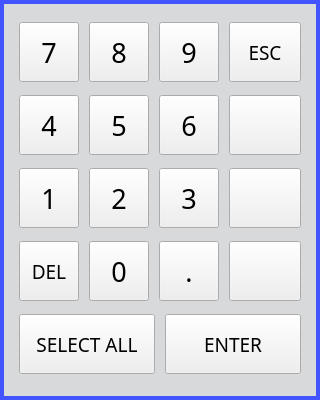
<?xml version="1.0" encoding="UTF-8"?>
<ui version="4.0">
 <class>Dialog</class>
 <widget class="QDialog" name="Dialog">
  <property name="windowModality">
   <enum>Qt::NonModal</enum>
  </property>
  <property name="geometry">
   <rect>
    <x>0</x>
    <y>0</y>
    <width>320</width>
    <height>400</height>
   </rect>
  </property>
  <property name="focusPolicy">
   <enum>Qt::NoFocus</enum>
  </property>
  <property name="windowTitle">
   <string>Dialog</string>
  </property>
  <layout class="QVBoxLayout" name="verticalLayout">
   <property name="spacing">
    <number>0</number>
   </property>
   <property name="sizeConstraint">
    <enum>QLayout::SetFixedSize</enum>
   </property>
   <property name="leftMargin">
    <number>0</number>
   </property>
   <property name="topMargin">
    <number>0</number>
   </property>
   <property name="rightMargin">
    <number>0</number>
   </property>
   <property name="bottomMargin">
    <number>0</number>
   </property>
   <item>
    <widget class="QFrame" name="frame">
     <property name="sizePolicy">
      <sizepolicy hsizetype="Fixed" vsizetype="Fixed">
       <horstretch>0</horstretch>
       <verstretch>0</verstretch>
      </sizepolicy>
     </property>
     <property name="minimumSize">
      <size>
       <width>320</width>
       <height>400</height>
      </size>
     </property>
     <property name="maximumSize">
      <size>
       <width>320</width>
       <height>400</height>
      </size>
     </property>
     <property name="styleSheet">
      <string notr="true">QFrame{
    border-style: solid;
    border-width: 4px;
    border-color: rgb(65, 84, 255);
    border-radius: 0px;
    background: rgb(216, 217, 218);
}</string>
     </property>
     <property name="frameShape">
      <enum>QFrame::StyledPanel</enum>
     </property>
     <property name="frameShadow">
      <enum>QFrame::Raised</enum>
     </property>
     <layout class="QVBoxLayout" name="verticalLayout_2">
      <property name="spacing">
       <number>10</number>
      </property>
      <property name="leftMargin">
       <number>15</number>
      </property>
      <property name="topMargin">
       <number>15</number>
      </property>
      <property name="rightMargin">
       <number>15</number>
      </property>
      <property name="bottomMargin">
       <number>15</number>
      </property>
      <item>
       <layout class="QHBoxLayout" name="horizontalLayout_2">
        <property name="spacing">
         <number>10</number>
        </property>
        <item>
         <widget class="VKBKey" name="np7">
          <property name="sizePolicy">
           <sizepolicy hsizetype="Fixed" vsizetype="Fixed">
            <horstretch>0</horstretch>
            <verstretch>0</verstretch>
           </sizepolicy>
          </property>
          <property name="minimumSize">
           <size>
            <width>60</width>
            <height>60</height>
           </size>
          </property>
          <property name="maximumSize">
           <size>
            <width>60</width>
            <height>60</height>
           </size>
          </property>
          <property name="font">
           <font>
            <family>Bebas Kai</family>
            <pointsize>20</pointsize>
            <weight>50</weight>
            <italic>false</italic>
            <bold>false</bold>
           </font>
          </property>
          <property name="focusPolicy">
           <enum>Qt::NoFocus</enum>
          </property>
          <property name="styleSheet">
           <string notr="true"/>
          </property>
          <property name="text">
           <string>7</string>
          </property>
          <property name="buttonColorGroup" stdset="0">
           <string>light_white</string>
          </property>
         </widget>
        </item>
        <item>
         <widget class="VKBKey" name="np8">
          <property name="sizePolicy">
           <sizepolicy hsizetype="Fixed" vsizetype="Fixed">
            <horstretch>0</horstretch>
            <verstretch>0</verstretch>
           </sizepolicy>
          </property>
          <property name="minimumSize">
           <size>
            <width>60</width>
            <height>60</height>
           </size>
          </property>
          <property name="maximumSize">
           <size>
            <width>60</width>
            <height>60</height>
           </size>
          </property>
          <property name="font">
           <font>
            <family>Bebas Kai</family>
            <pointsize>20</pointsize>
            <weight>50</weight>
            <italic>false</italic>
            <bold>false</bold>
           </font>
          </property>
          <property name="focusPolicy">
           <enum>Qt::NoFocus</enum>
          </property>
          <property name="styleSheet">
           <string notr="true"/>
          </property>
          <property name="text">
           <string>8</string>
          </property>
          <property name="buttonColorGroup" stdset="0">
           <string>light_white</string>
          </property>
         </widget>
        </item>
        <item>
         <widget class="VKBKey" name="np9">
          <property name="sizePolicy">
           <sizepolicy hsizetype="Fixed" vsizetype="Fixed">
            <horstretch>0</horstretch>
            <verstretch>0</verstretch>
           </sizepolicy>
          </property>
          <property name="minimumSize">
           <size>
            <width>60</width>
            <height>60</height>
           </size>
          </property>
          <property name="maximumSize">
           <size>
            <width>60</width>
            <height>60</height>
           </size>
          </property>
          <property name="font">
           <font>
            <family>Bebas Kai</family>
            <pointsize>20</pointsize>
            <weight>50</weight>
            <italic>false</italic>
            <bold>false</bold>
           </font>
          </property>
          <property name="focusPolicy">
           <enum>Qt::NoFocus</enum>
          </property>
          <property name="styleSheet">
           <string notr="true"/>
          </property>
          <property name="text">
           <string>9</string>
          </property>
          <property name="buttonColorGroup" stdset="0">
           <string>light_white</string>
          </property>
         </widget>
        </item>
        <item>
         <widget class="VKBKey" name="esc">
          <property name="sizePolicy">
           <sizepolicy hsizetype="Preferred" vsizetype="Fixed">
            <horstretch>0</horstretch>
            <verstretch>0</verstretch>
           </sizepolicy>
          </property>
          <property name="minimumSize">
           <size>
            <width>60</width>
            <height>60</height>
           </size>
          </property>
          <property name="sizeIncrement">
           <size>
            <width>0</width>
            <height>0</height>
           </size>
          </property>
          <property name="baseSize">
           <size>
            <width>0</width>
            <height>0</height>
           </size>
          </property>
          <property name="font">
           <font>
            <family>Bebas Kai</family>
            <pointsize>14</pointsize>
            <weight>50</weight>
            <italic>false</italic>
            <bold>false</bold>
           </font>
          </property>
          <property name="focusPolicy">
           <enum>Qt::NoFocus</enum>
          </property>
          <property name="styleSheet">
           <string notr="true">font: 14pt &quot;Bebas Kai&quot;;</string>
          </property>
          <property name="text">
           <string>ESC</string>
          </property>
          <property name="key" stdset="0">
           <string>Esc</string>
          </property>
         </widget>
        </item>
       </layout>
      </item>
      <item>
       <layout class="QHBoxLayout" name="horizontalLayout_3">
        <property name="spacing">
         <number>10</number>
        </property>
        <item>
         <widget class="VKBKey" name="np4">
          <property name="sizePolicy">
           <sizepolicy hsizetype="Fixed" vsizetype="Fixed">
            <horstretch>0</horstretch>
            <verstretch>0</verstretch>
           </sizepolicy>
          </property>
          <property name="minimumSize">
           <size>
            <width>60</width>
            <height>60</height>
           </size>
          </property>
          <property name="maximumSize">
           <size>
            <width>60</width>
            <height>60</height>
           </size>
          </property>
          <property name="font">
           <font>
            <family>Bebas Kai</family>
            <pointsize>20</pointsize>
            <weight>50</weight>
            <italic>false</italic>
            <bold>false</bold>
           </font>
          </property>
          <property name="focusPolicy">
           <enum>Qt::NoFocus</enum>
          </property>
          <property name="styleSheet">
           <string notr="true"/>
          </property>
          <property name="text">
           <string>4</string>
          </property>
          <property name="buttonColorGroup" stdset="0">
           <string>light_white</string>
          </property>
         </widget>
        </item>
        <item>
         <widget class="VKBKey" name="np5">
          <property name="sizePolicy">
           <sizepolicy hsizetype="Fixed" vsizetype="Fixed">
            <horstretch>0</horstretch>
            <verstretch>0</verstretch>
           </sizepolicy>
          </property>
          <property name="minimumSize">
           <size>
            <width>60</width>
            <height>60</height>
           </size>
          </property>
          <property name="maximumSize">
           <size>
            <width>60</width>
            <height>60</height>
           </size>
          </property>
          <property name="font">
           <font>
            <family>Bebas Kai</family>
            <pointsize>20</pointsize>
            <weight>50</weight>
            <italic>false</italic>
            <bold>false</bold>
           </font>
          </property>
          <property name="focusPolicy">
           <enum>Qt::NoFocus</enum>
          </property>
          <property name="styleSheet">
           <string notr="true"/>
          </property>
          <property name="text">
           <string>5</string>
          </property>
          <property name="buttonColorGroup" stdset="0">
           <string>light_white</string>
          </property>
         </widget>
        </item>
        <item>
         <widget class="VKBKey" name="np6">
          <property name="sizePolicy">
           <sizepolicy hsizetype="Fixed" vsizetype="Fixed">
            <horstretch>0</horstretch>
            <verstretch>0</verstretch>
           </sizepolicy>
          </property>
          <property name="minimumSize">
           <size>
            <width>60</width>
            <height>60</height>
           </size>
          </property>
          <property name="maximumSize">
           <size>
            <width>60</width>
            <height>60</height>
           </size>
          </property>
          <property name="font">
           <font>
            <family>Bebas Kai</family>
            <pointsize>20</pointsize>
            <weight>50</weight>
            <italic>false</italic>
            <bold>false</bold>
           </font>
          </property>
          <property name="focusPolicy">
           <enum>Qt::NoFocus</enum>
          </property>
          <property name="styleSheet">
           <string notr="true"/>
          </property>
          <property name="text">
           <string>6</string>
          </property>
          <property name="buttonColorGroup" stdset="0">
           <string>light_white</string>
          </property>
         </widget>
        </item>
        <item>
         <widget class="VKBKey" name="left_arrow">
          <property name="sizePolicy">
           <sizepolicy hsizetype="Preferred" vsizetype="Fixed">
            <horstretch>0</horstretch>
            <verstretch>0</verstretch>
           </sizepolicy>
          </property>
          <property name="minimumSize">
           <size>
            <width>60</width>
            <height>60</height>
           </size>
          </property>
          <property name="font">
           <font>
            <family>Bebas Kai</family>
            <pointsize>13</pointsize>
            <weight>50</weight>
            <italic>false</italic>
            <bold>false</bold>
           </font>
          </property>
          <property name="focusPolicy">
           <enum>Qt::NoFocus</enum>
          </property>
          <property name="styleSheet">
           <string notr="true"/>
          </property>
          <property name="text">
           <string/>
          </property>
          <property name="icon">
           <iconset>
            <normaloff>:/images/left_arrow.png</normaloff>:/images/left_arrow.png</iconset>
          </property>
          <property name="iconSize">
           <size>
            <width>30</width>
            <height>30</height>
           </size>
          </property>
          <property name="key" stdset="0">
           <string>Left</string>
          </property>
          <property name="buttonColorGroup" stdset="0">
           <string>blue_white</string>
          </property>
         </widget>
        </item>
       </layout>
      </item>
      <item>
       <layout class="QHBoxLayout" name="horizontalLayout_4">
        <property name="spacing">
         <number>10</number>
        </property>
        <item>
         <widget class="VKBKey" name="np1">
          <property name="sizePolicy">
           <sizepolicy hsizetype="Fixed" vsizetype="Fixed">
            <horstretch>0</horstretch>
            <verstretch>0</verstretch>
           </sizepolicy>
          </property>
          <property name="minimumSize">
           <size>
            <width>60</width>
            <height>60</height>
           </size>
          </property>
          <property name="maximumSize">
           <size>
            <width>60</width>
            <height>60</height>
           </size>
          </property>
          <property name="font">
           <font>
            <family>Bebas Kai</family>
            <pointsize>20</pointsize>
            <weight>50</weight>
            <italic>false</italic>
            <bold>false</bold>
           </font>
          </property>
          <property name="focusPolicy">
           <enum>Qt::NoFocus</enum>
          </property>
          <property name="styleSheet">
           <string notr="true"/>
          </property>
          <property name="text">
           <string>1</string>
          </property>
          <property name="buttonColorGroup" stdset="0">
           <string>light_white</string>
          </property>
         </widget>
        </item>
        <item>
         <widget class="VKBKey" name="np2">
          <property name="sizePolicy">
           <sizepolicy hsizetype="Fixed" vsizetype="Fixed">
            <horstretch>0</horstretch>
            <verstretch>0</verstretch>
           </sizepolicy>
          </property>
          <property name="minimumSize">
           <size>
            <width>60</width>
            <height>60</height>
           </size>
          </property>
          <property name="maximumSize">
           <size>
            <width>60</width>
            <height>60</height>
           </size>
          </property>
          <property name="font">
           <font>
            <family>Bebas Kai</family>
            <pointsize>20</pointsize>
            <weight>50</weight>
            <italic>false</italic>
            <bold>false</bold>
           </font>
          </property>
          <property name="focusPolicy">
           <enum>Qt::NoFocus</enum>
          </property>
          <property name="styleSheet">
           <string notr="true"/>
          </property>
          <property name="text">
           <string>2</string>
          </property>
          <property name="buttonColorGroup" stdset="0">
           <string>light_white</string>
          </property>
         </widget>
        </item>
        <item>
         <widget class="VKBKey" name="np3">
          <property name="sizePolicy">
           <sizepolicy hsizetype="Fixed" vsizetype="Fixed">
            <horstretch>0</horstretch>
            <verstretch>0</verstretch>
           </sizepolicy>
          </property>
          <property name="minimumSize">
           <size>
            <width>60</width>
            <height>60</height>
           </size>
          </property>
          <property name="maximumSize">
           <size>
            <width>60</width>
            <height>60</height>
           </size>
          </property>
          <property name="font">
           <font>
            <family>Bebas Kai</family>
            <pointsize>20</pointsize>
            <weight>50</weight>
            <italic>false</italic>
            <bold>false</bold>
           </font>
          </property>
          <property name="focusPolicy">
           <enum>Qt::NoFocus</enum>
          </property>
          <property name="styleSheet">
           <string notr="true"/>
          </property>
          <property name="text">
           <string>3</string>
          </property>
          <property name="buttonColorGroup" stdset="0">
           <string>light_white</string>
          </property>
         </widget>
        </item>
        <item>
         <widget class="VKBKey" name="right_arrow">
          <property name="sizePolicy">
           <sizepolicy hsizetype="Preferred" vsizetype="Fixed">
            <horstretch>0</horstretch>
            <verstretch>0</verstretch>
           </sizepolicy>
          </property>
          <property name="minimumSize">
           <size>
            <width>60</width>
            <height>60</height>
           </size>
          </property>
          <property name="font">
           <font>
            <family>Bebas Kai</family>
            <pointsize>13</pointsize>
            <weight>50</weight>
            <italic>false</italic>
            <bold>false</bold>
           </font>
          </property>
          <property name="focusPolicy">
           <enum>Qt::NoFocus</enum>
          </property>
          <property name="styleSheet">
           <string notr="true"/>
          </property>
          <property name="text">
           <string/>
          </property>
          <property name="icon">
           <iconset>
            <normaloff>:/images/right_arrow.png</normaloff>:/images/right_arrow.png</iconset>
          </property>
          <property name="iconSize">
           <size>
            <width>30</width>
            <height>30</height>
           </size>
          </property>
          <property name="key" stdset="0">
           <string>Right</string>
          </property>
          <property name="buttonColorGroup" stdset="0">
           <string>blue_white</string>
          </property>
         </widget>
        </item>
       </layout>
      </item>
      <item>
       <layout class="QHBoxLayout" name="horizontalLayout_5">
        <property name="spacing">
         <number>10</number>
        </property>
        <item>
         <widget class="VKBKey" name="dlt">
          <property name="sizePolicy">
           <sizepolicy hsizetype="Fixed" vsizetype="Fixed">
            <horstretch>0</horstretch>
            <verstretch>0</verstretch>
           </sizepolicy>
          </property>
          <property name="minimumSize">
           <size>
            <width>60</width>
            <height>60</height>
           </size>
          </property>
          <property name="maximumSize">
           <size>
            <width>60</width>
            <height>60</height>
           </size>
          </property>
          <property name="sizeIncrement">
           <size>
            <width>0</width>
            <height>0</height>
           </size>
          </property>
          <property name="baseSize">
           <size>
            <width>0</width>
            <height>0</height>
           </size>
          </property>
          <property name="font">
           <font>
            <family>Bebas Kai</family>
            <pointsize>14</pointsize>
            <weight>50</weight>
            <italic>false</italic>
            <bold>false</bold>
           </font>
          </property>
          <property name="focusPolicy">
           <enum>Qt::NoFocus</enum>
          </property>
          <property name="styleSheet">
           <string notr="true">font: 14pt &quot;Bebas Kai&quot;;</string>
          </property>
          <property name="text">
           <string>DEL</string>
          </property>
          <property name="key" stdset="0">
           <string>Del</string>
          </property>
         </widget>
        </item>
        <item>
         <widget class="VKBKey" name="np0">
          <property name="sizePolicy">
           <sizepolicy hsizetype="Fixed" vsizetype="Fixed">
            <horstretch>0</horstretch>
            <verstretch>0</verstretch>
           </sizepolicy>
          </property>
          <property name="minimumSize">
           <size>
            <width>60</width>
            <height>60</height>
           </size>
          </property>
          <property name="maximumSize">
           <size>
            <width>60</width>
            <height>60</height>
           </size>
          </property>
          <property name="font">
           <font>
            <family>Bebas Kai</family>
            <pointsize>20</pointsize>
            <weight>50</weight>
            <italic>false</italic>
            <bold>false</bold>
           </font>
          </property>
          <property name="focusPolicy">
           <enum>Qt::NoFocus</enum>
          </property>
          <property name="styleSheet">
           <string notr="true"/>
          </property>
          <property name="text">
           <string>0</string>
          </property>
          <property name="buttonColorGroup" stdset="0">
           <string>light_white</string>
          </property>
         </widget>
        </item>
        <item>
         <widget class="VKBKey" name="decimal">
          <property name="sizePolicy">
           <sizepolicy hsizetype="Fixed" vsizetype="Fixed">
            <horstretch>0</horstretch>
            <verstretch>0</verstretch>
           </sizepolicy>
          </property>
          <property name="minimumSize">
           <size>
            <width>60</width>
            <height>60</height>
           </size>
          </property>
          <property name="maximumSize">
           <size>
            <width>60</width>
            <height>60</height>
           </size>
          </property>
          <property name="font">
           <font>
            <family>Bebas Kai</family>
            <pointsize>20</pointsize>
           </font>
          </property>
          <property name="focusPolicy">
           <enum>Qt::NoFocus</enum>
          </property>
          <property name="styleSheet">
           <string notr="true"/>
          </property>
          <property name="text">
           <string>.</string>
          </property>
         </widget>
        </item>
        <item>
         <widget class="VKBKey" name="backspace">
          <property name="sizePolicy">
           <sizepolicy hsizetype="Preferred" vsizetype="Fixed">
            <horstretch>0</horstretch>
            <verstretch>0</verstretch>
           </sizepolicy>
          </property>
          <property name="minimumSize">
           <size>
            <width>60</width>
            <height>60</height>
           </size>
          </property>
          <property name="font">
           <font>
            <family>Bebas Kai</family>
            <pointsize>20</pointsize>
           </font>
          </property>
          <property name="focusPolicy">
           <enum>Qt::NoFocus</enum>
          </property>
          <property name="styleSheet">
           <string notr="true"/>
          </property>
          <property name="text">
           <string/>
          </property>
          <property name="icon">
           <iconset>
            <normaloff>:/images/backspace.png</normaloff>:/images/backspace.png</iconset>
          </property>
          <property name="iconSize">
           <size>
            <width>45</width>
            <height>45</height>
           </size>
          </property>
          <property name="autoRepeat">
           <bool>true</bool>
          </property>
          <property name="key" stdset="0">
           <string>Backspace</string>
          </property>
         </widget>
        </item>
       </layout>
      </item>
      <item>
       <layout class="QHBoxLayout" name="horizontalLayout_6">
        <property name="spacing">
         <number>10</number>
        </property>
        <property name="leftMargin">
         <number>0</number>
        </property>
        <item>
         <widget class="VKBKey" name="select_all">
          <property name="sizePolicy">
           <sizepolicy hsizetype="Preferred" vsizetype="Fixed">
            <horstretch>0</horstretch>
            <verstretch>0</verstretch>
           </sizepolicy>
          </property>
          <property name="minimumSize">
           <size>
            <width>60</width>
            <height>60</height>
           </size>
          </property>
          <property name="sizeIncrement">
           <size>
            <width>0</width>
            <height>0</height>
           </size>
          </property>
          <property name="baseSize">
           <size>
            <width>0</width>
            <height>0</height>
           </size>
          </property>
          <property name="font">
           <font>
            <family>Bebas Kai</family>
            <pointsize>14</pointsize>
            <weight>50</weight>
            <italic>false</italic>
            <bold>false</bold>
           </font>
          </property>
          <property name="focusPolicy">
           <enum>Qt::NoFocus</enum>
          </property>
          <property name="styleSheet">
           <string notr="true">font: 14pt &quot;Bebas Kai&quot;;</string>
          </property>
          <property name="text">
           <string>SELECT ALL</string>
          </property>
          <property name="key" stdset="0">
           <string>Ctrl+A</string>
          </property>
         </widget>
        </item>
        <item>
         <widget class="VKBKey" name="enter">
          <property name="sizePolicy">
           <sizepolicy hsizetype="Preferred" vsizetype="Fixed">
            <horstretch>0</horstretch>
            <verstretch>0</verstretch>
           </sizepolicy>
          </property>
          <property name="minimumSize">
           <size>
            <width>127</width>
            <height>60</height>
           </size>
          </property>
          <property name="font">
           <font>
            <family>Bebas Kai</family>
            <pointsize>14</pointsize>
            <weight>50</weight>
            <italic>false</italic>
            <bold>false</bold>
           </font>
          </property>
          <property name="focusPolicy">
           <enum>Qt::NoFocus</enum>
          </property>
          <property name="styleSheet">
           <string notr="true">font: 14pt &quot;Bebas Kai&quot;;</string>
          </property>
          <property name="text">
           <string>ENTER</string>
          </property>
          <property name="key" stdset="0">
           <string>Return</string>
          </property>
         </widget>
        </item>
       </layout>
      </item>
     </layout>
    </widget>
   </item>
  </layout>
 </widget>
 <customwidgets>
  <customwidget>
   <class>VKBKey</class>
   <extends>QPushButton</extends>
   <header>qtpyvcp.widgets.virtual_keyboards.vkb_key</header>
  </customwidget>
 </customwidgets>
 <resources>
  <include location="../probe_basic.qrc"/>
 </resources>
 <connections/>
</ui>
